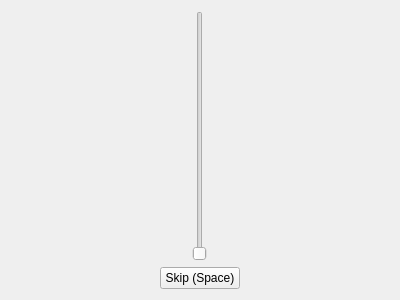
<?xml version="1.0" encoding="UTF-8"?>
<ui version="4.0">
 <class>Player</class>
 <widget class="QWidget" name="Player">
  <property name="geometry">
   <rect>
    <x>0</x>
    <y>0</y>
    <width>400</width>
    <height>300</height>
   </rect>
  </property>
  <property name="windowTitle">
   <string>Player</string>
  </property>
  <layout class="QGridLayout" name="gridLayout">
   <item row="0" column="0">
    <layout class="QHBoxLayout" name="videoPlayerLayout">
     <item>
      <widget class="QSlider" name="volumeSlider">
       <property name="maximum">
        <number>100</number>
       </property>
       <property name="orientation">
        <enum>Qt::Vertical</enum>
       </property>
      </widget>
     </item>
    </layout>
   </item>
   <item row="1" column="0">
    <widget class="QPushButton" name="skipPushButton">
     <property name="text">
      <string>Skip (Space)</string>
     </property>
     <property name="shortcut">
      <string>Space</string>
     </property>
    </widget>
   </item>
  </layout>
 </widget>
 <resources/>
 <connections/>
</ui>
